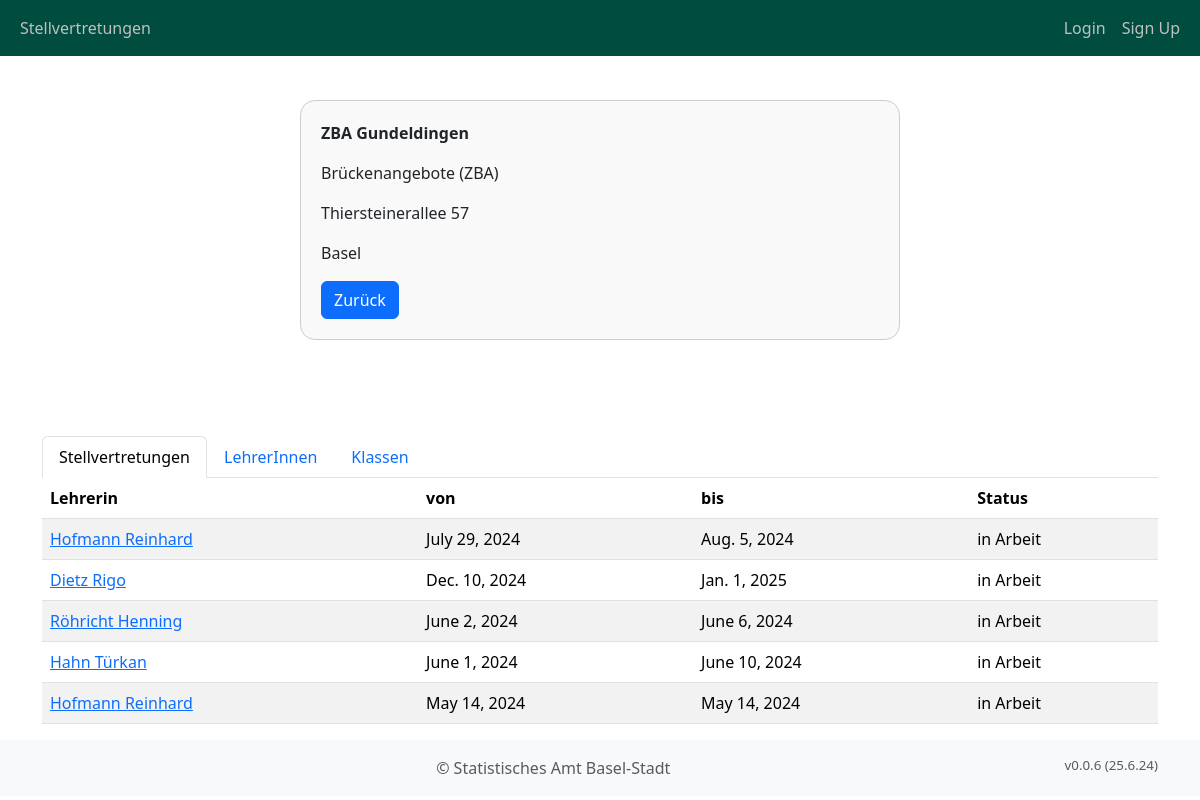
The page /school_management/schools/2/ on the database as committed earlier.
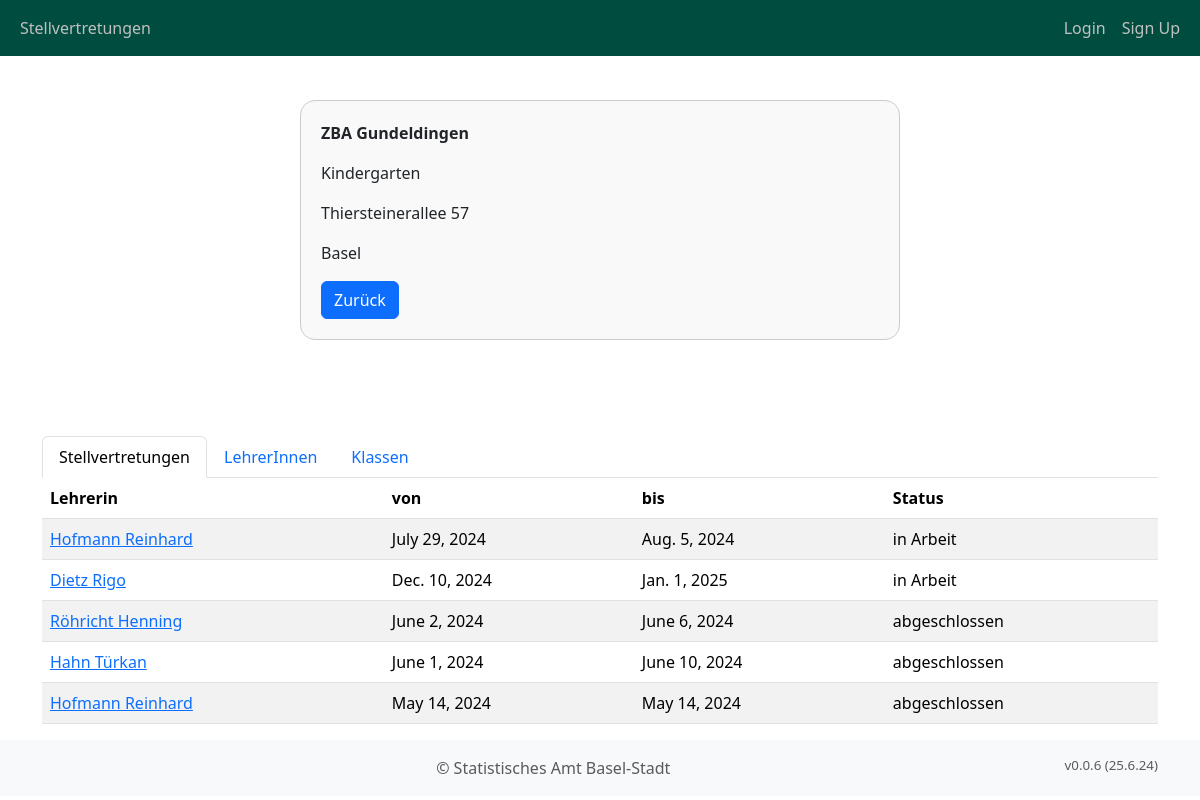
The same page on the database as committed later.
### school_management/models.py (models this page shows, shortened)
class School(models.Model):
    name = models.CharField(max_length=255, verbose_name="Standort")
    level = models.ForeignKey(
        Level,
        on_delete=models.CASCADE,
        verbose_name="Stufe",
        related_name="levels",
        default=1,
    )
    address = models.CharField(max_length=255, verbose_name="Adresse")
    url = models.URLField(verbose_name="Webseite", blank=True)
    location = models.ForeignKey(
        Location,
        on_delete=models.CASCADE,
        verbose_name="Ort",
        related_name="locations",
        default=1,
    )
    plz = models.IntegerField(verbose_name="Postleitzahl", default=4000)
    email = models.EmailField(verbose_name="Email", blank=True, max_length=255)
    phone_number = models.CharField(verbose_name="Telefonnummer", blank=True, max_length=255)
    mobile = models.CharField(verbose_name="Mobile", blank=True, max_length=255)
    class Meta:
        verbose_name = "Standort"
        verbose_name_plural = "Standorte"
        ordering = ["name"]

class Level(models.Model):
    name = models.CharField(max_length=255, verbose_name="Stufen-Name")
    name_short = models.CharField(max_length=255, verbose_name="Kurz-Name", blank=True)
    cycle = models.IntegerChoices("Zyklus", "1 2 3 4")
    cycle_name = models.CharField(
        max_length=255, verbose_name="Zyklus-Name", blank=True
    )
    cycle_name_short = models.CharField(
        max_length=255, verbose_name="Kurz-Zyklus-Name", blank=True
    )
    order = models.IntegerField(verbose_name="Reihenfolge", default=1)
    class Meta:
        verbose_name = "Stufe"
        verbose_name_plural = "Stufen"
        ordering = ["name"]
    def __str__(self):
        return self.name

class Substitution(models.Model):
    school = models.ForeignKey(
        School,
        on_delete=models.CASCADE,
        related_name="substitution_schools",
        verbose_name="Schule",
    )
    teacher = models.ForeignKey(
        Person,
        on_delete=models.CASCADE,
        related_name="teacher_substitutions",
        verbose_name="Lehrkraft",
    )
    start_date = models.DateField(verbose_name="Fällt aus von")
    end_date = models.DateField(verbose_name="Fällt aus bis")
    cause = models.ForeignKey(
        SubstitutionCause(),
        on_delete=models.CASCADE,
        related_name="substitution_causes",
        verbose_name="Begründung",
    )
    partial_substitution_possible = models.BooleanField(
        verbose_name="Teilübernahme möglich", default=False
    )
    comment_subsitution = models.TextField(
        verbose_name="Anmerkung zum Vikariat", blank=True, max_length=500
    )
    comment_class = models.TextField(
        verbose_name="Anmerkung zur Klasse", blank=True, max_length=500
    )
    minimum_qualification = models.ForeignKey(
        Qualification,
        on_delete=models.CASCADE,
        related_name="substitution_certificates",
        verbose_name="Mindestabschluss",
        default=1,
    )
    classes = models.TextField(verbose_name="Klassen", blank=True, max_length=500)
    levels = models.TextField(verbose_name="Stufen", blank=True, max_length=500)
    subjects = models.TextField(verbose_name="Fächer", blank=True, max_length=500)
    summary = models.TextField(verbose_name="Zusammenfassung", blank=True, max_length=1000)
    mo_am = models.BooleanField(verbose_name="Montag Vormittag", default=False)
    mo_pm = models.BooleanField(verbose_name="Montag Nachmittag", default=False)
    tu_am = models.BooleanField(verbose_name="Dienstag Vormittag", default=False)
    tu_pm = models.BooleanField(verbose_name="Dienstag Nachmittag", default=False)
    we_am = models.BooleanField(verbose_name="Mittwoch Vormittag", default=False)
    we_pm = models.BooleanField(verbose_name="Mittwoch Nachmittag", default=False)
    th_am = models.BooleanField(verbose_name="Donnerstag Vormittag", default=False)
    th_pm = models.BooleanField(verbose_name="Donnerstag Nachmittag", default=False)
    fr_am = models.BooleanField(verbose_name="Freitag Vormittag", default=False)
    fr_pm = models.BooleanField(verbose_name="Freitag Nachmittag", default=False)
    selection_comment = models.TextField(verbose_name="Kommentar zur Besetzung", blank=True, max_length=500)
    status = models.ForeignKey(
        SubstitutionStatus,
        on_delete=models.SET_DEFAULT,
        default=3,
        related_name="substitution_status",
        verbose_name="Status Besetzung Vikariat",
    )
    created_timestamp = models.DateTimeField(auto_now_add=True, null=True)
    class Meta:
        verbose_name = "Stellvertretung"
        verbose_name_plural = "Stellvertretungen"

class SubstitutionStatus(models.Model):
    name = models.CharField(max_length=255, verbose_name="Name")
    description = models.TextField(verbose_name="Beschreibung", blank=True)
    class Meta:
        verbose_name = "Status der Stellvertretung"
        verbose_name_plural = "Status der Stellvertretungen"
        ordering = ["name"]

class Location(models.Model):
    name = models.CharField(max_length=255, verbose_name="Name")
    class Meta:
        verbose_name = "Ort"
        verbose_name_plural = "Orte"
        ordering = ["name"]
    def __str__(self):
        return f"{self.name}"

class Person(models.Model):
    user = models.OneToOneField(User, on_delete=models.CASCADE, blank=True, null=True)
    school = models.ForeignKey(
        School, on_delete=models.CASCADE, related_name="school_persons", default=1
    )
    teacherid = models.IntegerField(verbose_name="Lehrer-ID", blank=True, null=True)
    first_name = models.CharField(max_length=255, verbose_name="Vorname")
    last_name = models.CharField(max_length=255, verbose_name="Nachname")
    email = models.EmailField(verbose_name="Email", blank=True)
    phone_number = models.CharField(
        max_length=20, verbose_name="Telefonnummer", blank=True
    )
    year_of_birth = models.CharField(
        max_length=255, verbose_name="Jahrgang", blank=True
    )
    username = models.CharField(max_length=255, verbose_name="Benutzername", blank=True)
    is_teacher = models.BooleanField(verbose_name="LehrerIn", default=False)
    is_candidate = models.BooleanField(
        verbose_name="KandidatIn für Stellvertretung", default=False
    )
    is_manager = models.BooleanField(
        verbose_name="Leitung/Administration", default=False
    )
    available_from_date = models.DateField(
        verbose_name="Verfügbar ab", blank=True, null=True
    )
    available_to_date = models.DateField(
        verbose_name="Verfügbar ab", blank=True, null=True
    )
    availability_mo_am = models.BooleanField(
        verbose_name="Montag Vormittag", default=False
    )
    availability_tu_am = models.BooleanField(
        verbose_name="Dienstag Vormittag", default=False
    )
    availability_we_am = models.BooleanField(
        verbose_name="Mittwoch Vormittag", default=False
    )
    availability_th_am = models.BooleanField(
        verbose_name="Donnerstag Vormittag", default=False
    )
    availability_fr_am = models.BooleanField(
        verbose_name="Freitag Vormittag", default=False
    )
    availability_mo_pm = models.BooleanField(
        verbose_name="Montag Nachmittag", default=False
    )
    availability_tu_pm = models.BooleanField(
        verbose_name="Dienstag Nachmittag", default=False
    )
    availability_we_pm = models.BooleanField(
        verbose_name="Mittwoch Nachmittag", default=False
    )
    availability_th_pm = models.BooleanField(
        verbose_name="Donnerstag Nachmittag", default=False
    )
    availability_fr_pm = models.BooleanField(
        verbose_name="Freitag Nachmittag", default=False
    )
    availability_comment = models.TextField(
        max_length=500, verbose_name="Bemerkungen zur Verfügbarkeit", blank=True
    )
    gender = models.ForeignKey(
        "Gender", on_delete=models.CASCADE, verbose_name="Geschlecht", default=1
    )
    description = models.TextField(
        max_length=500, verbose_name="Bemerkungen", blank=True
    )
    subjects = models.ManyToManyField(
        "Subject", related_name="person_subjects", blank=True
    )  # Many-to-many relationship
    @property
    def fullname(self):
        return f"{self.last_name} {self.first_name}"
    class Meta:
        verbose_name = "Person"
        verbose_name_plural = "Personen"
        ordering = ["last_name", "first_name"]

### school_management/views.py (the view)
# urls.py: path("schools/<int:pk>/", SchoolDetailView.as_view(), name="school_detail"),
class SchoolDetailView(DetailView):
    model = School
    template_name = "school_management/school_detail.html"
    context_object_name = "school"
    def get_context_data(self, **kwargs):
        context = super().get_context_data(**kwargs)
        school = context["school"]
        context["school_teachers"] = school.school_persons.filter(is_teacher=True)
        context["school_classes"] = school.class_schools.filter(school=school)
        context["substitutions"] = school.substitution_schools.filter(school=school)
        return context

### school_management/templatetags/user_tags.py (called while the page is built)
@register.filter(name='is_in_group')
def is_in_group(user, group_name):
    if user.is_authenticated:
        return user.groups.filter(name=group_name).exists()
    return False

### templates/school_management/school_detail.html (shortened to what this page needs)
{% extends "base.html" %}
{% block content %}
<div class="info-container">
  <b><p>{{ school.name }}</p></b>
  <p>{{ school.level }}</p>
  <p>{{ school.address }}</p>
  <p>{{ school.location }}</p>
  <a href="{% url 'school_list' %}" class="btn btn-primary">Zurück</a>
</div>
<br /><br />
<div class="container mt-5">
  <ul class="nav nav-tabs" id="myTab" role="tablist">
    <li class="nav-item" role="presentation">
      <a
        class="nav-link active"
        id="substitutions-tab"
        data-bs-toggle="tab"
        href="#substitutions"
        role="tab"
        aria-controls="substitutions"
        aria-selected="true"
        >Stellvertretungen</a
      >
    </li>
    <li class="nav-item" role="presentation">
      <a
        class="nav-link"
        id="teachers-tab"
        data-bs-toggle="tab"
        href="#teachers"
        role="tab"
        aria-controls="teachers"
        aria-selected="false"
        >LehrerInnen</a
      >
    </li>
    <li class="nav-item" role="presentation">
      <a
        class="nav-link"
        id="classes-tab"
        data-bs-toggle="tab"
        href="#classes"
        role="tab"
        aria-controls="classes"
        aria-selected="false"
        >Klassen</a
      >
    </li>
  </ul>
  <div class="tab-content" id="myTabContent">
    <div
      class="tab-pane fade show active"
      id="substitutions"
      role="tabpanel"
      aria-labelledby="substitutions-tab"
    >
      <table class="table table-striped">
        <thead>
          <tr>
            <th>Lehrerin</th>
            <th>von</th>
            <th>bis</th>
            <th>Status</th>
          </tr>
        </thead>
        <tbody>
          {% for s in substitutions %}
          <tr>
            <td><a href="{% url 'teacher_detail' pk=s.teacher.id %}">{{ s.teacher.fullname }}</a></td>
            <td>{{ s.start_date }}</td>
            <td>{{ s.end_date }}</td>
            <td>{{ s.status.name }}</td>
          </tr>
          {% endfor %}
        </tbody>
      </table>
    </div>
  </div>
</div>
{% endblock content %}

Rows that differ between the two databases and show on the page:
changed School "ZBA Gundeldingen": level "Brückenangebote (ZBA)" → "Kindergarten"
changed Substitution "June 2, 2024": status.name "in Arbeit" → "abgeschlossen"
changed Substitution "June 1, 2024": status.name "in Arbeit" → "abgeschlossen"
changed Substitution "May 14, 2024": status.name "in Arbeit" → "abgeschlossen"
